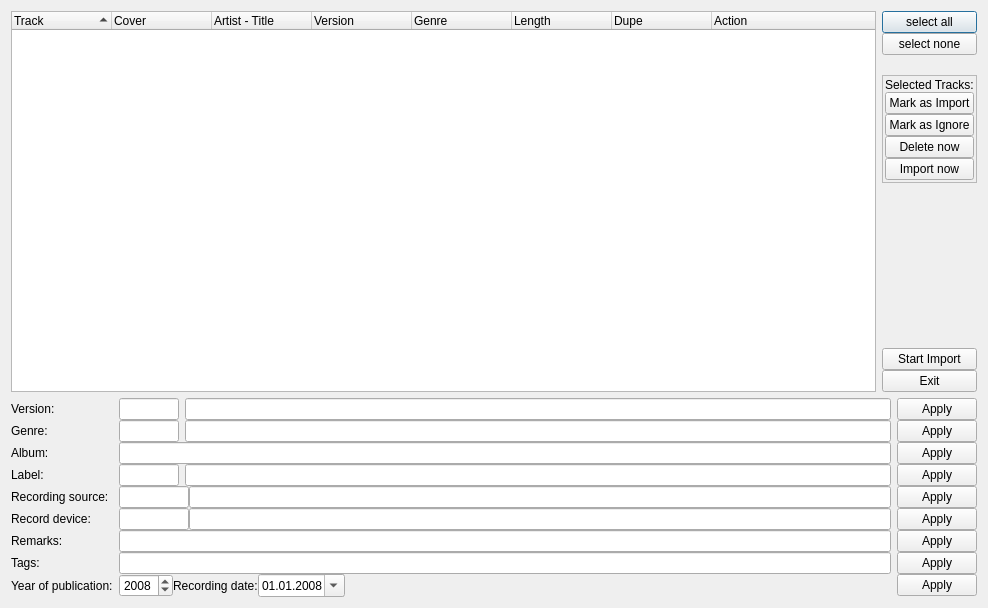
<?xml version="1.0" encoding="UTF-8"?>
<ui version="4.0">
 <class>massimportClass</class>
 <widget class="QDialog" name="massimportClass">
  <property name="geometry">
   <rect>
    <x>0</x>
    <y>0</y>
    <width>988</width>
    <height>608</height>
   </rect>
  </property>
  <property name="windowTitle">
   <string>Mass Import</string>
  </property>
  <property name="windowIcon">
   <iconset resource="../../resources.qrc">
    <normaloff>:/devices48/resources/tr48x48-0016.png</normaloff>:/devices48/resources/tr48x48-0016.png</iconset>
  </property>
  <layout class="QVBoxLayout" name="verticalLayout_2">
   <item>
    <layout class="QHBoxLayout" name="horizontalLayout_3">
     <item>
      <widget class="QTreeWidget" name="treeWidget">
       <property name="showDropIndicator" stdset="0">
        <bool>false</bool>
       </property>
       <property name="alternatingRowColors">
        <bool>true</bool>
       </property>
       <property name="selectionMode">
        <enum>QAbstractItemView::MultiSelection</enum>
       </property>
       <property name="selectionBehavior">
        <enum>QAbstractItemView::SelectRows</enum>
       </property>
       <property name="iconSize">
        <size>
         <width>64</width>
         <height>16</height>
        </size>
       </property>
       <property name="rootIsDecorated">
        <bool>false</bool>
       </property>
       <property name="uniformRowHeights">
        <bool>true</bool>
       </property>
       <property name="itemsExpandable">
        <bool>false</bool>
       </property>
       <property name="sortingEnabled">
        <bool>true</bool>
       </property>
       <property name="expandsOnDoubleClick">
        <bool>false</bool>
       </property>
       <column>
        <property name="text">
         <string>Track</string>
        </property>
       </column>
       <column>
        <property name="text">
         <string>Cover</string>
        </property>
       </column>
       <column>
        <property name="text">
         <string>Artist - Title</string>
        </property>
       </column>
       <column>
        <property name="text">
         <string>Version</string>
        </property>
       </column>
       <column>
        <property name="text">
         <string>Genre</string>
        </property>
       </column>
       <column>
        <property name="text">
         <string>Length</string>
        </property>
       </column>
       <column>
        <property name="text">
         <string>Dupe</string>
        </property>
       </column>
       <column>
        <property name="text">
         <string>Action</string>
        </property>
       </column>
      </widget>
     </item>
     <item>
      <layout class="QVBoxLayout" name="verticalLayout">
       <property name="spacing">
        <number>0</number>
       </property>
       <item>
        <widget class="QPushButton" name="selectAllButton">
         <property name="text">
          <string>select all</string>
         </property>
         <property name="icon">
          <iconset resource="../../resources.qrc">
           <normaloff>:/icons/resources/frame_text.png</normaloff>:/icons/resources/frame_text.png</iconset>
         </property>
         <property name="iconSize">
          <size>
           <width>16</width>
           <height>16</height>
          </size>
         </property>
        </widget>
       </item>
       <item>
        <widget class="QPushButton" name="selectNoneButton">
         <property name="text">
          <string>select none</string>
         </property>
         <property name="icon">
          <iconset resource="../../resources.qrc">
           <normaloff>:/icons/resources/eraser.png</normaloff>:/icons/resources/eraser.png</iconset>
         </property>
         <property name="iconSize">
          <size>
           <width>16</width>
           <height>16</height>
          </size>
         </property>
        </widget>
       </item>
       <item>
        <spacer name="verticalSpacer_2">
         <property name="orientation">
          <enum>Qt::Vertical</enum>
         </property>
         <property name="sizeType">
          <enum>QSizePolicy::Fixed</enum>
         </property>
         <property name="sizeHint" stdset="0">
          <size>
           <width>20</width>
           <height>20</height>
          </size>
         </property>
        </spacer>
       </item>
       <item>
        <widget class="QFrame" name="selectedTracksFrame">
         <property name="frameShape">
          <enum>QFrame::StyledPanel</enum>
         </property>
         <property name="frameShadow">
          <enum>QFrame::Raised</enum>
         </property>
         <layout class="QVBoxLayout" name="verticalLayout_3">
          <property name="spacing">
           <number>0</number>
          </property>
          <property name="leftMargin">
           <number>2</number>
          </property>
          <property name="topMargin">
           <number>2</number>
          </property>
          <property name="rightMargin">
           <number>2</number>
          </property>
          <property name="bottomMargin">
           <number>2</number>
          </property>
          <item>
           <widget class="QLabel" name="label">
            <property name="text">
             <string>Selected Tracks:</string>
            </property>
           </widget>
          </item>
          <item>
           <widget class="QPushButton" name="markImportSelectedTracksButton">
            <property name="layoutDirection">
             <enum>Qt::LeftToRight</enum>
            </property>
            <property name="text">
             <string>Mark as Import</string>
            </property>
            <property name="icon">
             <iconset resource="../../resources.qrc">
              <normaloff>:/icons/resources/button_ok.png</normaloff>:/icons/resources/button_ok.png</iconset>
            </property>
            <property name="iconSize">
             <size>
              <width>16</width>
              <height>16</height>
             </size>
            </property>
            <property name="flat">
             <bool>false</bool>
            </property>
           </widget>
          </item>
          <item>
           <widget class="QPushButton" name="markIgnoreSelectedTracksButton">
            <property name="text">
             <string>Mark as Ignore</string>
            </property>
            <property name="icon">
             <iconset resource="../../resources.qrc">
              <normaloff>:/icons/resources/edit-delete.png</normaloff>:/icons/resources/edit-delete.png</iconset>
            </property>
            <property name="iconSize">
             <size>
              <width>16</width>
              <height>16</height>
             </size>
            </property>
           </widget>
          </item>
          <item>
           <widget class="QPushButton" name="deleteSelectedTracksButton">
            <property name="text">
             <string>Delete now</string>
            </property>
            <property name="icon">
             <iconset resource="../../resources.qrc">
              <normaloff>:/icons/resources/trash-16.png</normaloff>:/icons/resources/trash-16.png</iconset>
            </property>
            <property name="iconSize">
             <size>
              <width>16</width>
              <height>16</height>
             </size>
            </property>
           </widget>
          </item>
          <item>
           <widget class="QPushButton" name="importSelectedTracksButton">
            <property name="text">
             <string>Import now</string>
            </property>
            <property name="icon">
             <iconset resource="../../resources.qrc">
              <normaloff>:/icons/resources/filesave.png</normaloff>:/icons/resources/filesave.png</iconset>
            </property>
            <property name="iconSize">
             <size>
              <width>16</width>
              <height>16</height>
             </size>
            </property>
           </widget>
          </item>
         </layout>
        </widget>
       </item>
       <item>
        <spacer name="verticalSpacer">
         <property name="orientation">
          <enum>Qt::Vertical</enum>
         </property>
         <property name="sizeHint" stdset="0">
          <size>
           <width>20</width>
           <height>40</height>
          </size>
         </property>
        </spacer>
       </item>
       <item>
        <widget class="QPushButton" name="startImportButton">
         <property name="text">
          <string>Start Import</string>
         </property>
         <property name="icon">
          <iconset resource="../../resources.qrc">
           <normaloff>:/icons/resources/filesave.png</normaloff>:/icons/resources/filesave.png</iconset>
         </property>
         <property name="iconSize">
          <size>
           <width>16</width>
           <height>16</height>
          </size>
         </property>
        </widget>
       </item>
       <item>
        <widget class="QPushButton" name="exitButton">
         <property name="text">
          <string>Exit</string>
         </property>
         <property name="icon">
          <iconset resource="../../resources.qrc">
           <normaloff>:/icons/resources/application-exit.png</normaloff>:/icons/resources/application-exit.png</iconset>
         </property>
         <property name="iconSize">
          <size>
           <width>16</width>
           <height>16</height>
          </size>
         </property>
        </widget>
       </item>
      </layout>
     </item>
    </layout>
   </item>
   <item>
    <layout class="QGridLayout" name="gridLayout">
     <property name="topMargin">
      <number>0</number>
     </property>
     <property name="horizontalSpacing">
      <number>6</number>
     </property>
     <property name="verticalSpacing">
      <number>0</number>
     </property>
     <item row="8" column="0">
      <widget class="QLabel" name="label_64">
       <property name="text">
        <string>Year of publication:</string>
       </property>
      </widget>
     </item>
     <item row="8" column="1">
      <layout class="QHBoxLayout" name="horizontalLayout_5">
       <item>
        <widget class="QDateEdit" name="releaseDate">
         <property name="dateTime">
          <datetime>
           <hour>0</hour>
           <minute>0</minute>
           <second>0</second>
           <year>2008</year>
           <month>1</month>
           <day>1</day>
          </datetime>
         </property>
         <property name="displayFormat">
          <string>yyyy</string>
         </property>
         <property name="calendarPopup">
          <bool>false</bool>
         </property>
         <property name="date">
          <date>
           <year>2008</year>
           <month>1</month>
           <day>1</day>
          </date>
         </property>
        </widget>
       </item>
       <item>
        <widget class="QLabel" name="label_54">
         <property name="text">
          <string>Recording date:</string>
         </property>
        </widget>
       </item>
       <item>
        <widget class="QDateEdit" name="recordDate">
         <property name="displayFormat">
          <string>dd.MM.yyyy</string>
         </property>
         <property name="calendarPopup">
          <bool>true</bool>
         </property>
         <property name="date">
          <date>
           <year>2008</year>
           <month>1</month>
           <day>1</day>
          </date>
         </property>
        </widget>
       </item>
       <item>
        <spacer name="horizontalSpacer">
         <property name="orientation">
          <enum>Qt::Horizontal</enum>
         </property>
         <property name="sizeHint" stdset="0">
          <size>
           <width>40</width>
           <height>20</height>
          </size>
         </property>
        </spacer>
       </item>
      </layout>
     </item>
     <item row="4" column="1">
      <layout class="QHBoxLayout" name="horizontalLayout">
       <item>
        <widget class="QLineEdit" name="recordSourceId">
         <property name="minimumSize">
          <size>
           <width>40</width>
           <height>0</height>
          </size>
         </property>
         <property name="maximumSize">
          <size>
           <width>70</width>
           <height>16777215</height>
          </size>
         </property>
         <property name="maxLength">
          <number>1024</number>
         </property>
        </widget>
       </item>
       <item>
        <widget class="QLineEdit" name="recordSource">
         <property name="maxLength">
          <number>1024</number>
         </property>
        </widget>
       </item>
      </layout>
     </item>
     <item row="4" column="2">
      <widget class="QPushButton" name="recordingSourceApplyButton">
       <property name="text">
        <string>Apply</string>
       </property>
      </widget>
     </item>
     <item row="7" column="2">
      <widget class="QPushButton" name="tagsApplyButton">
       <property name="text">
        <string>Apply</string>
       </property>
      </widget>
     </item>
     <item row="7" column="1">
      <layout class="QHBoxLayout" name="horizontalLayout_2">
       <item>
        <widget class="QLineEdit" name="tags">
         <property name="maxLength">
          <number>2048</number>
         </property>
        </widget>
       </item>
      </layout>
     </item>
     <item row="1" column="2">
      <widget class="QPushButton" name="genreApplyButton">
       <property name="text">
        <string>Apply</string>
       </property>
      </widget>
     </item>
     <item row="1" column="1">
      <layout class="QHBoxLayout" name="_2">
       <property name="spacing">
        <number>6</number>
       </property>
       <property name="leftMargin">
        <number>0</number>
       </property>
       <property name="topMargin">
        <number>0</number>
       </property>
       <property name="rightMargin">
        <number>0</number>
       </property>
       <property name="bottomMargin">
        <number>0</number>
       </property>
       <item>
        <widget class="QLineEdit" name="genreId">
         <property name="sizePolicy">
          <sizepolicy hsizetype="MinimumExpanding" vsizetype="Fixed">
           <horstretch>0</horstretch>
           <verstretch>0</verstretch>
          </sizepolicy>
         </property>
         <property name="minimumSize">
          <size>
           <width>30</width>
           <height>0</height>
          </size>
         </property>
         <property name="maximumSize">
          <size>
           <width>60</width>
           <height>16777215</height>
          </size>
         </property>
         <property name="maxLength">
          <number>1024</number>
         </property>
        </widget>
       </item>
       <item>
        <widget class="QLineEdit" name="genre">
         <property name="maxLength">
          <number>1024</number>
         </property>
        </widget>
       </item>
      </layout>
     </item>
     <item row="0" column="2">
      <widget class="QPushButton" name="versionApplyButton">
       <property name="text">
        <string>Apply</string>
       </property>
      </widget>
     </item>
     <item row="0" column="1">
      <layout class="QHBoxLayout" name="_3">
       <property name="spacing">
        <number>6</number>
       </property>
       <property name="leftMargin">
        <number>0</number>
       </property>
       <property name="topMargin">
        <number>0</number>
       </property>
       <property name="rightMargin">
        <number>0</number>
       </property>
       <property name="bottomMargin">
        <number>0</number>
       </property>
       <item>
        <widget class="QLineEdit" name="versionId">
         <property name="sizePolicy">
          <sizepolicy hsizetype="Fixed" vsizetype="Fixed">
           <horstretch>0</horstretch>
           <verstretch>0</verstretch>
          </sizepolicy>
         </property>
         <property name="minimumSize">
          <size>
           <width>30</width>
           <height>0</height>
          </size>
         </property>
         <property name="maximumSize">
          <size>
           <width>60</width>
           <height>16777215</height>
          </size>
         </property>
         <property name="maxLength">
          <number>1024</number>
         </property>
        </widget>
       </item>
       <item>
        <widget class="QLineEdit" name="version">
         <property name="maxLength">
          <number>1024</number>
         </property>
        </widget>
       </item>
      </layout>
     </item>
     <item row="2" column="2">
      <widget class="QPushButton" name="albumApplyButton">
       <property name="text">
        <string>Apply</string>
       </property>
      </widget>
     </item>
     <item row="3" column="2">
      <widget class="QPushButton" name="labelApplyButton">
       <property name="text">
        <string>Apply</string>
       </property>
      </widget>
     </item>
     <item row="2" column="1">
      <layout class="QHBoxLayout" name="_4">
       <property name="spacing">
        <number>6</number>
       </property>
       <property name="leftMargin">
        <number>0</number>
       </property>
       <property name="topMargin">
        <number>0</number>
       </property>
       <property name="rightMargin">
        <number>0</number>
       </property>
       <property name="bottomMargin">
        <number>0</number>
       </property>
       <item>
        <widget class="QLineEdit" name="album">
         <property name="maxLength">
          <number>1024</number>
         </property>
        </widget>
       </item>
      </layout>
     </item>
     <item row="3" column="1">
      <layout class="QHBoxLayout" name="_5">
       <property name="spacing">
        <number>6</number>
       </property>
       <property name="leftMargin">
        <number>0</number>
       </property>
       <property name="topMargin">
        <number>0</number>
       </property>
       <property name="rightMargin">
        <number>0</number>
       </property>
       <property name="bottomMargin">
        <number>0</number>
       </property>
       <item>
        <widget class="QLineEdit" name="labelId">
         <property name="maximumSize">
          <size>
           <width>60</width>
           <height>16777215</height>
          </size>
         </property>
         <property name="maxLength">
          <number>1024</number>
         </property>
        </widget>
       </item>
       <item>
        <widget class="QLineEdit" name="labelName">
         <property name="maxLength">
          <number>1024</number>
         </property>
        </widget>
       </item>
      </layout>
     </item>
     <item row="1" column="0">
      <widget class="QLabel" name="label_50">
       <property name="text">
        <string>Genre:</string>
       </property>
      </widget>
     </item>
     <item row="0" column="0">
      <widget class="QLabel" name="label_48">
       <property name="text">
        <string>Version:</string>
       </property>
      </widget>
     </item>
     <item row="2" column="0">
      <widget class="QLabel" name="label_7">
       <property name="text">
        <string>Album:</string>
       </property>
      </widget>
     </item>
     <item row="3" column="0">
      <widget class="QLabel" name="label_57">
       <property name="text">
        <string>Label:</string>
       </property>
      </widget>
     </item>
     <item row="4" column="0">
      <widget class="QLabel" name="label_67">
       <property name="text">
        <string>Recording source:</string>
       </property>
      </widget>
     </item>
     <item row="7" column="0">
      <widget class="QLabel" name="label_63">
       <property name="text">
        <string>Tags:</string>
       </property>
      </widget>
     </item>
     <item row="5" column="0">
      <widget class="QLabel" name="label_68">
       <property name="text">
        <string>Record device:</string>
       </property>
      </widget>
     </item>
     <item row="5" column="1">
      <layout class="QHBoxLayout" name="horizontalLayout_4">
       <item>
        <widget class="QLineEdit" name="recordDeviceId">
         <property name="minimumSize">
          <size>
           <width>40</width>
           <height>0</height>
          </size>
         </property>
         <property name="maximumSize">
          <size>
           <width>70</width>
           <height>16777215</height>
          </size>
         </property>
         <property name="maxLength">
          <number>1024</number>
         </property>
        </widget>
       </item>
       <item>
        <widget class="QLineEdit" name="recordDevice">
         <property name="maxLength">
          <number>1024</number>
         </property>
        </widget>
       </item>
      </layout>
     </item>
     <item row="5" column="2">
      <widget class="QPushButton" name="recordDeviceApplyButton">
       <property name="text">
        <string>Apply</string>
       </property>
      </widget>
     </item>
     <item row="6" column="0">
      <widget class="QLabel" name="label_61">
       <property name="text">
        <string>Remarks:</string>
       </property>
      </widget>
     </item>
     <item row="6" column="1">
      <widget class="QLineEdit" name="remarks">
       <property name="maxLength">
        <number>2048</number>
       </property>
      </widget>
     </item>
     <item row="6" column="2">
      <widget class="QPushButton" name="remarksApplyButton">
       <property name="text">
        <string>Apply</string>
       </property>
      </widget>
     </item>
     <item row="8" column="2">
      <widget class="QPushButton" name="dateApplyButton">
       <property name="text">
        <string>Apply</string>
       </property>
      </widget>
     </item>
    </layout>
   </item>
  </layout>
 </widget>
 <resources>
  <include location="../../resources.qrc"/>
 </resources>
 <connections/>
</ui>
